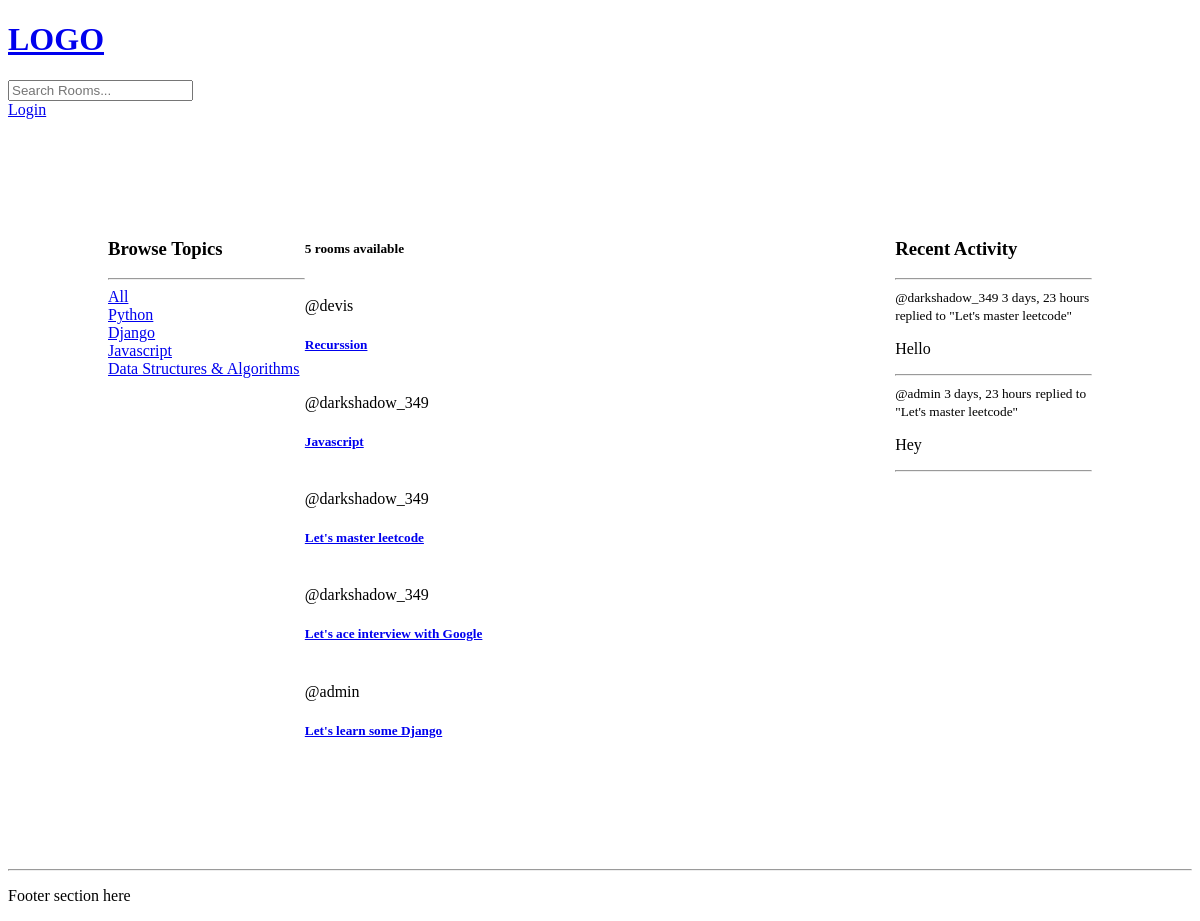
Before: / with the older database file.
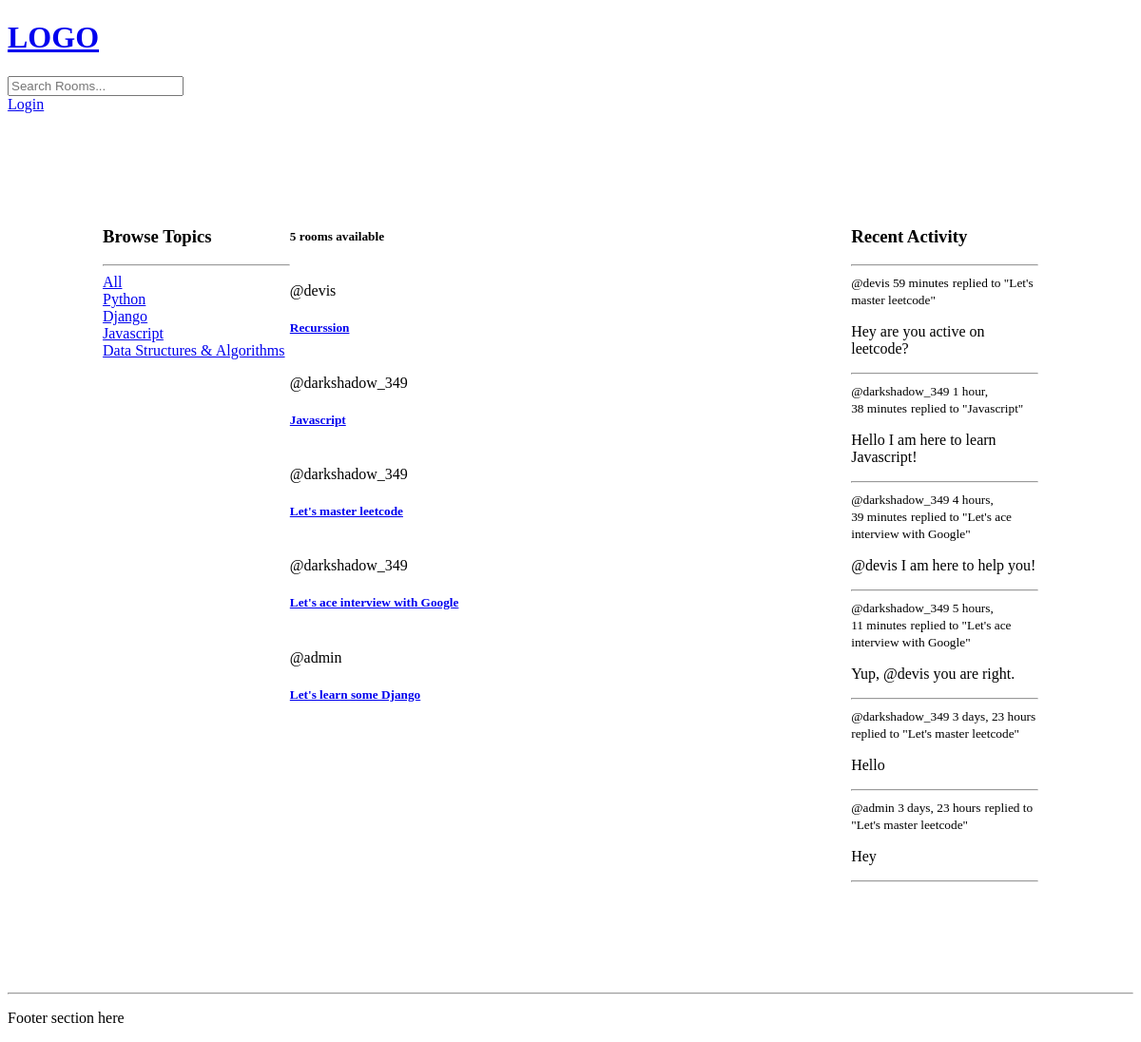
After: the same page with the newer database file.
### core/models.py (models this page shows, shortened)
class Topic(models.Model):
    name = models.CharField(max_length=200)

class Room(models.Model):
    host = models.ForeignKey(User, on_delete=models.SET_NULL, null=True)
    topic = models.ForeignKey(Topic, on_delete=models.SET_NULL, null=True)
    name = models.CharField(max_length=200)
    description = models.TextField(null=True, blank=True)
    participants=models.ManyToManyField(User, related_name="participants", blank=True)
    updated = models.DateTimeField(auto_now=True)
    created = models.DateTimeField(auto_now_add=True)
    class Meta:
        ordering = ['-updated', '-created']
    def __str__(self) -> str:
        return self.name

class Message(models.Model):
    user = models.ForeignKey(User, on_delete=models.CASCADE)
    room = models.ForeignKey(Room, on_delete=models.CASCADE)
    body = models.TextField()
    updated = models.DateTimeField(auto_now=True)
    created = models.DateTimeField(auto_now_add=True)
    class Meta:
        ordering = ['-updated', '-created']
    def __str__(self) -> str:
        return self.body[0:50]

### core/views.py (the view)
# urls.py: path('', views.home, name='home'),
def home(request):
    q = request.GET.get('q') if request.GET.get('q') is not None else ''
    rooms = Room.objects.filter(
        Q(topic__name__icontains=q) |
        Q(name__icontains=q) |
        Q(description__icontains=q)
        )
    room_count = rooms.count()
    topics = Topic.objects.all()
    room_messages = Message.objects.all()
    context = {
        'rooms': rooms,
        'topics': topics,
        'room_count': room_count,
        'room_messages': room_messages,
    }
    return render(request, 'core/home.html', context)

### core/templates/core/home.html (shortened to what this page needs)
{% extends 'base.html' %}
{% block content %}
<div class="home-container">
    <div>
        <h3>Browse Topics</h3>
        <hr>
        <a href="{% url 'core:home' %}">All</a>
        {% for topic in topics %}
            <div>
                <a href="{% url 'core:home' %}?q={{topic.name}}">{{topic.name}}</a>
            </div>
        {% endfor topics%}
    </div>
    <div>
        <div>
            <h5>{{room_count}} rooms available</h5>
            {% for room in rooms %}
                <div>
                    <br>
                    <span>@{{room.host}}</span>
                    <h5><a href="{% url 'core:room' room.id %}">{{room.name}}</a></h5>
                </div>
            {% endfor %}
        </div>
    </div>
    <div>
        <h3>Recent Activity</h3>
        <hr>
        {% for message in room_messages %}
            <div>
                <small>@{{ message.user }} {{ message.created | timesince }}</small>
                <small>replied to "{{ message.room }}"</small>
                <p>{{ message }}</p>
                <hr>
            </div>
        {% endfor %}
    </div>
</div>
{% endblock content %}

### templates/base.html (shortened to what this page needs)
<!DOCTYPE html>
<html>
<head>
</head>
<body>
    <div class="navbar">
        {% include 'navbar.html' %}
    </div>
    <div class="content" style="padding: 100px;">
        {% block content %}
        {% endblock content %}
    </div>
    <div class="footer">
        {% include 'footer.html' %}
    </div>
</body>
</html>

### templates/navbar.html
<a href="/">
    <h1>LOGO</h1>
</a>
<form method="GET" action="{% url 'core:home' %}">
    <input type="text" name="q" placeholder="Search Rooms..."/>
</form>
{% if request.user.is_authenticated %}
    <p>Hello {{request.user.first_name}} {{request.user.last_name}}</p>
    <a href="{% url 'core:logout' %}">Logout</a>
{% else %}
    <a href="{% url 'core:login' %}">Login</a>
{% endif %}

### templates/footer.html
<hr>
<p>Footer section here</p>

### core/templates/core/home.html (style rules this page uses)
.home-container { display: grid; grid-template-columns: 1fr 3fr 1fr; }

Changed rows visible on the page:
added Message: user "devis", created "59 minutes", room "Let's master leetcode", body "Hey are you active on leetcode?"
added Message: user "darkshadow_349", created "1 hour, 38 minutes", room "Javascript", body "Hello I am here to learn Javascript!"
added Message: user "darkshadow_349", created "4 hours, 39 minutes", room "Let's ace interview with Google", body "@devis I am here to help you!"
added Message: user "darkshadow_349", created "5 hours, 11 minutes", room "Let's ace interview with Google", body "Yup, @devis you are right."
